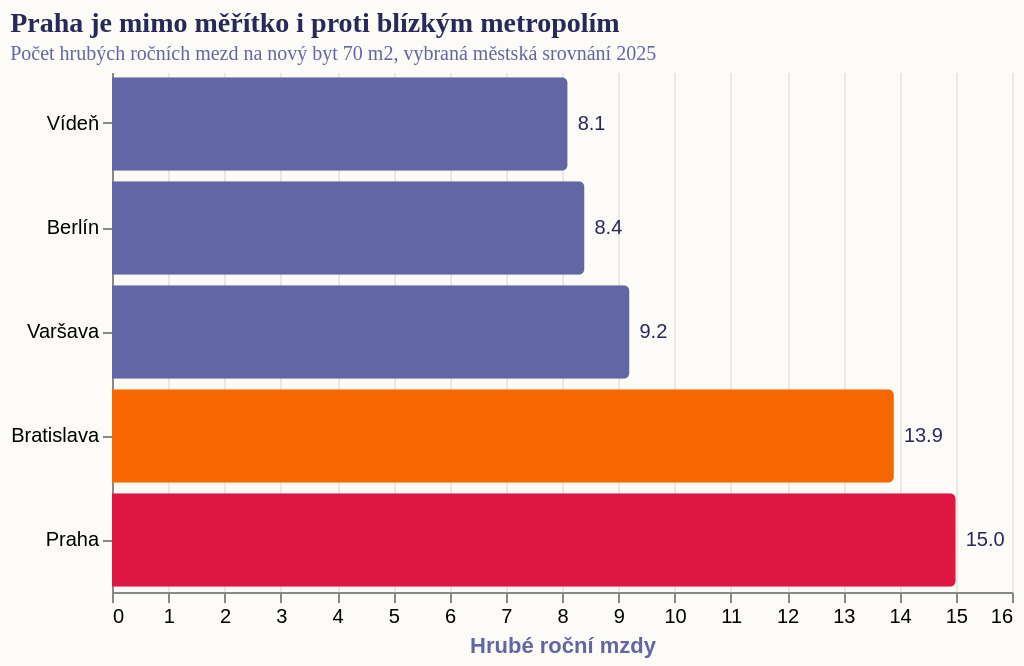

Write a Vega-Lite specification for this figure.
### Vega-Lite specification from a JSON file in a GitHub repository (floating-point values rounded to 4 significant figures)
{"_source": "Zdroj: Deloitte Property Index 2025 / Central Group CG-Index 2025", "$schema": "https://vega.github.io/schema/vega-lite/v5.json", "description": "Dostupnost nového bytu 70 m2 ve vybraných evropských metropolích", "title": {"text": "Praha je mimo měřítko i proti blízkým metropolím", "subtitle": "Počet hrubých ročních mezd na nový byt 70 m2, vybraná městská srovnání 2025"}, "width": 450, "height": 260, "autosize": {"type": "pad", "resize": true}, "background": "#fdfbf7", "data": {"values": [{"city": "Vídeň", "value": 8.1, "group": "Blízký benchmark"}, {"city": "Berlín", "value": 8.4, "group": "Blízký benchmark"}, {"city": "Varšava", "value": 9.2, "group": "Blízký benchmark"}, {"city": "Bratislava", "value": 13.9, "group": "Regionální srovnání"}, {"city": "Praha", "value": 15.0, "group": "Praha"}]}, "layer": [{"mark": {"type": "bar", "tooltip": true, "cornerRadiusEnd": 3}, "encoding": {"y": {"field": "city", "type": "nominal", "title": null, "sort": ["Vídeň", "Berlín", "Varšava", "Bratislava", "Praha"]}, "x": {"field": "value", "type": "quantitative", "title": "Hrubé roční mzdy", "scale": {"domain": [0, 16]}}, "color": {"field": "group", "type": "nominal", "scale": {"domain": ["Praha", "Regionální srovnání", "Blízký benchmark"], "range": ["#de1743", "#f76800", "#6267a3"]}, "legend": null}}}, {"mark": {"type": "text", "align": "left", "baseline": "middle", "dx": 5, "fontSize": 10, "color": "#272a59"}, "encoding": {"y": {"field": "city", "type": "nominal", "sort": ["Vídeň", "Berlín", "Varšava", "Bratislava", "Praha"]}, "x": {"field": "value", "type": "quantitative"}, "text": {"field": "value", "type": "quantitative", "format": ".1f"}}}], "config": {"view": {"stroke": "transparent"}, "title": {"font": "Roboto Slab", "fontWeight": "bold", "fontSize": 14, "anchor": "start", "color": "#272a59", "subtitleFont": "Work Sans", "subtitleFontSize": 10, "subtitleColor": "#6267a3"}, "axis": {"titleColor": "#6267a3", "gridColor": "#e9e9dd"}}}
